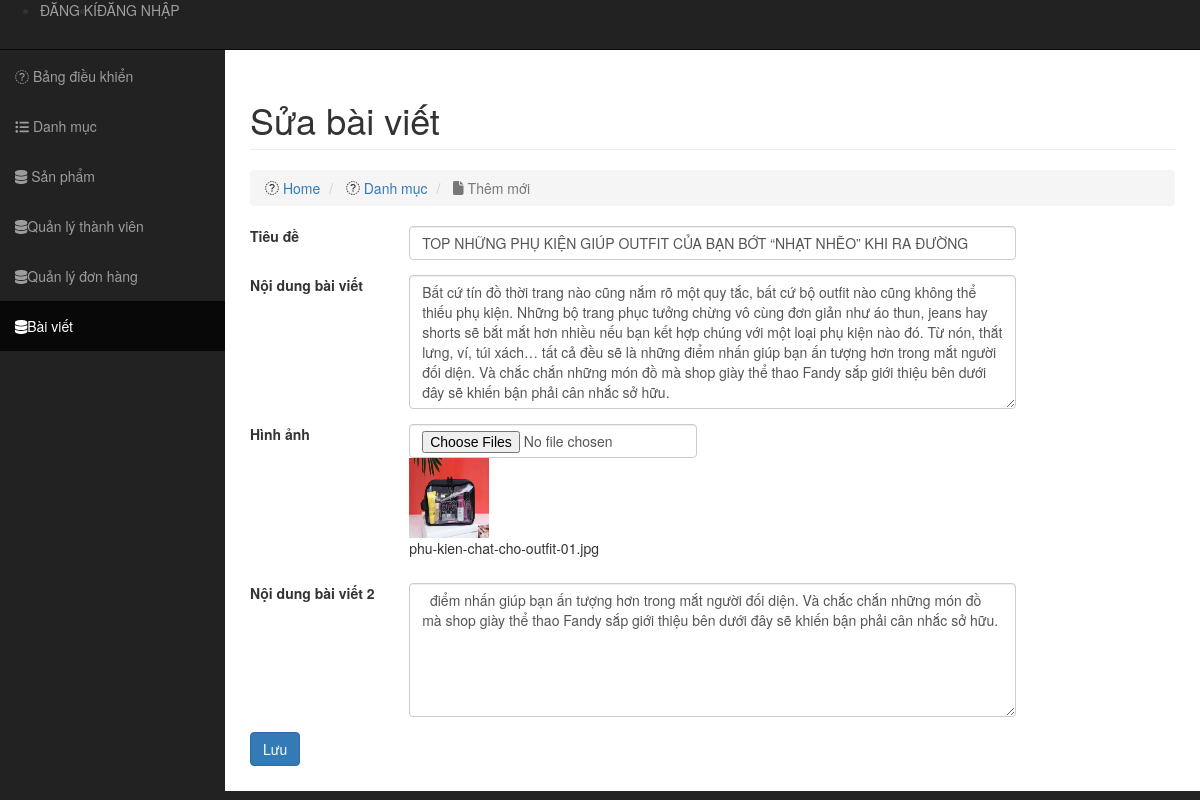
Screenshot of /admin/modules/news/edit.php?id=9 with the database file from the repository.
### tables this page shows
CREATE TABLE `news` (
  `id` int(11) NOT NULL,
  `title` varchar(100) DEFAULT NULL,
  `slug` varchar(100) DEFAULT NULL,
  `content` longtext DEFAULT NULL,
  `content2` longtext DEFAULT NULL,
  `image` varchar(255) DEFAULT NULL,
  `created_at` timestamp NULL DEFAULT current_timestamp()
);

### libraries/Database.php (called while the page is built, shortened)
<?php
    class Database
    {
        public $link;
        public function __construct()
        {
            $this->link = mysqli_connect("localhost","root","","websitebangiay") or die ();
            mysqli_set_charset($this->link,"utf8");
        }
        public function fetchID($table , $id )
        {
            $sql = "SELECT * FROM {$table} WHERE id = $id ";
            $result = mysqli_query($this->link,$sql) or die("Lỗi  truy vấn fetchID " .mysqli_error($this->link));
            return mysqli_fetch_assoc($result);
        }
    }
?>

### admin/autoload/autoload.php (called while the page is built, shortened)
<?php
     require_once __DIR__. "/../../libraries/Function.php";
   require_once __DIR__. "/../../libraries/Database.php";
    $db = new Database ;
    ?>

### libraries/Function.php (called while the page is built, shortened)
<?php
      function  getInput($string)
    {
        return isset($_GET[$string]) ? $_GET[$string] : '';
    }
        function url_home() {
            return 'http://localhost:5000/PHP-WebsiteBanGiay';
        }
 ?>

### admin/modules/news/edit.php (the view, shortened to what this page needs)
<?php
    require_once __DIR__. "/../../autoload/autoload.php";
    $id = intval(getInput('id'));
    $EditNew = $db->fetchID("news",$id);
?>
<?php require_once __DIR__. "/../../layouts/header.php"; ?>
<div id="page-wrapper">
    <div class="container-fluid">
        <div class="row">
            <div class="col-lg-12">
                <h1 class="page-header">
                    Sửa bài viết
                </h1>
                <ol class="breadcrumb">
                    <li>
                        <i class="fa fa-dashboard"></i> <a href="index.html">Home</a>
                    </li>
                    <li>
                        <i class="fa fa-dashboard"></i> <a href="index.html">Danh mục</a>
                    </li>
                    <li class="active">
                        <i class="fa fa-file"></i> Thêm mới
                    </li>
                </ol>
            </div>
        </div>
        <div class="row">
            <div class="col-md-12">
                <form class="form-horizontal" action="" method="POST" enctype="multipart/form-data">
                    <div class="form-group">
                        <label for="exampleInputEmail1" class="col-sm-2">Tiêu đề</label>
                        <div class="col-sm-8">
                            <input type="text" name="name" class="form-control" placeholder="Nhập tiêu đề"
                                value="<?php echo $EditNew['title']?>">
                        </div>
                    </div>
                    <div class="form-group">
                        <label for="exampleInputEmail1" class="col-sm-2">Nội dung bài viết</label>
                        <div class="col-sm-8">
                            <textarea type="text" name="content" class="form-control" rows="6"
                                ><?php echo $EditNew['content']?></textarea>
                        </div>
                    </div>
                    <div class="form-group">
                        <label for="exampleInputEmail1" class="col-sm-2">Hình ảnh</label>
                        <div class="col-sm-4">
                            <input type="file" name="image[]" multiple class="form-control">
                            <div class="show-gallery" style="display: flex;">
                                <?php foreach (unserialize(base64_decode($EditNew['image'])) as $val) : ?>
                                <div style=" padding-right: 10px;">
                                    <img src="<?php echo url_home() ?>/public/uploads/uploads-new/<?php echo $val ?>"
                                        width="80px" height="80px">
                                    <p style=""><?php echo ($val) ?></p>
                                </div>
                                <?php endforeach ?>
                            </div>
                        </div>
                    </div>
                    <div class="form-group">
                        <label for="exampleInputEmail1" class="col-sm-2">Nội dung bài viết 2</label>
                        <div class="col-sm-8">
                            <textarea type="text" name="content2" class="form-control" rows="6"
                            >  <?php echo $EditNew['content2']?></textarea>
                        </div>
                    </div>
                    <div class="form-group">
                        <div class="col-sm-offset col-sm-10">
                            <button type="submit" class="btn btn-primary">Lưu</button>
                        </div>
                    </div>
                </form>
            </div>
        </div>
    </div>
</div>
<?php require_once __DIR__. "/../../layouts/footer.php"; ?>

### public/admin/css/sb-admin.css (style rules this page uses)
body { margin-top: 100px; background-color: #222; }
@media (min-width:768px) { body { margin-top: 50px; } }
#page-wrapper { width: 100%; padding: 0; background-color: #fff; }
@media (min-width:768px) { #page-wrapper { padding: 10px; } }

### rows the page displays
news: name "TOP NHỮNG PHỤ KIỆN GIÚP OUTFIT CỦA BẠN BỚT “NHẠT NHẼO” KHI RA ĐƯỜNG", content "Bất cứ tín đồ thời trang nào cũng nắm rõ một quy tắc, bất cứ bộ outfit nào cũng không thể thiếu phụ kiện. Những bộ trang phục tưởng chừng vô cùng đơn giản như áo thun, jeans hay shorts sẽ bắt mắt hơn nhiều nếu bạn kết hợp chúng với một loại phụ kiện nào đó. Từ nón, thắt lưng, ví, túi xách… tất cả đều sẽ là những điểm nhấn giúp bạn ấn tượng hơn trong mắt người đối diện. Và chắc chắn những món đồ mà shop giày thể thao Fandy sắp giới thiệu bên dưới đây sẽ khiến bận phải cân nhắc sở hữu.", image "phu-kien-chat-cho-outfit-01.jpg", content2 "điểm nhấn giúp bạn ấn tượng hơn trong mắt người đối diện. Và chắc chắn những món đồ mà shop giày thể thao Fandy sắp giới thiệu bên dưới đây sẽ khiến bận phải cân nhắc sở hữu."
